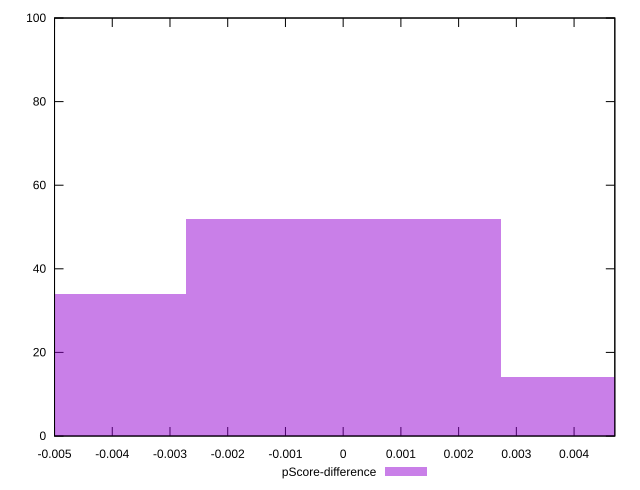

This figure's gnuplot source:
reset

$pScoreDifference <<EOF
-0.005452127915718355 34
0 52
0.005452127915718355 14
EOF

set key outside below
set boxwidth 0.005452127915718355
set xrange [-0.0050000000000000044:0.004705882352941171]
set yrange [0:100]
set trange [0:100]
set style fill transparent solid 0.5 noborder
set terminal svg size 640, 490 enhanced background rgb 'white'
set output "reprap/offscreen-images/samples/pages+cached+noexternal+nomedia/pScore-difference/histogram.svg"

plot $pScoreDifference title "pScore-difference" with boxes

reset
